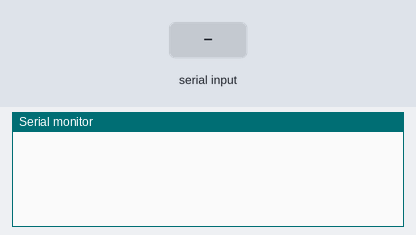
Bench run of a sketch on a simulated Arduino Uno, built with avr-gcc and run on an emulated ATmega328P. On the bench: the last lines printed to the serial monitor. The test bench sets the inputs (shaded band).

Above: at 1.2 s.
1.3 s: "start" received over Serial
At 2.1 s:
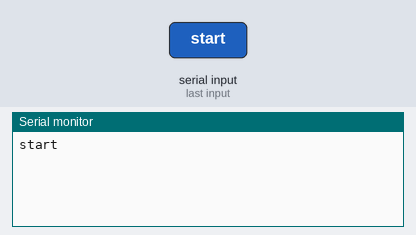
At 7.1 s:
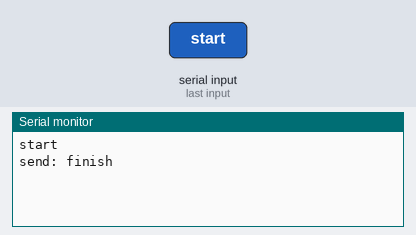

The sketch:

controller.ino
```cpp
#include <SoftwareSerial.h>
#include <ArduinoJson.h>

SoftwareSerial bluetooth(3, 2); // RX & TX

String data = "";

void setup() {
  Serial.begin(9600);
  bluetooth.begin(9600);
}

void loop() {
  while (Serial.available() > 0) {
    char c = Serial.read();
    data += c;
    delay(10);
  }
  while (bluetooth.available() > 0) {
    char c = bluetooth.read();
    data += c;
    delay(10);
  }
  if (data.length() > 0) {
    data.trim();
    Serial.println(data);
    if (data.indexOf("start") >= 0) {
      delay(5000);
      sendFinish();
    }
    data = "";
  }
}

void sendFinish() {
  Serial.println(F("send: finish"));
  bluetooth.println(F("finish"));
}
```

Measured:
- after the input at 1.3 s, the serial monitor: prints a new line after 0.05 s (image 1)
